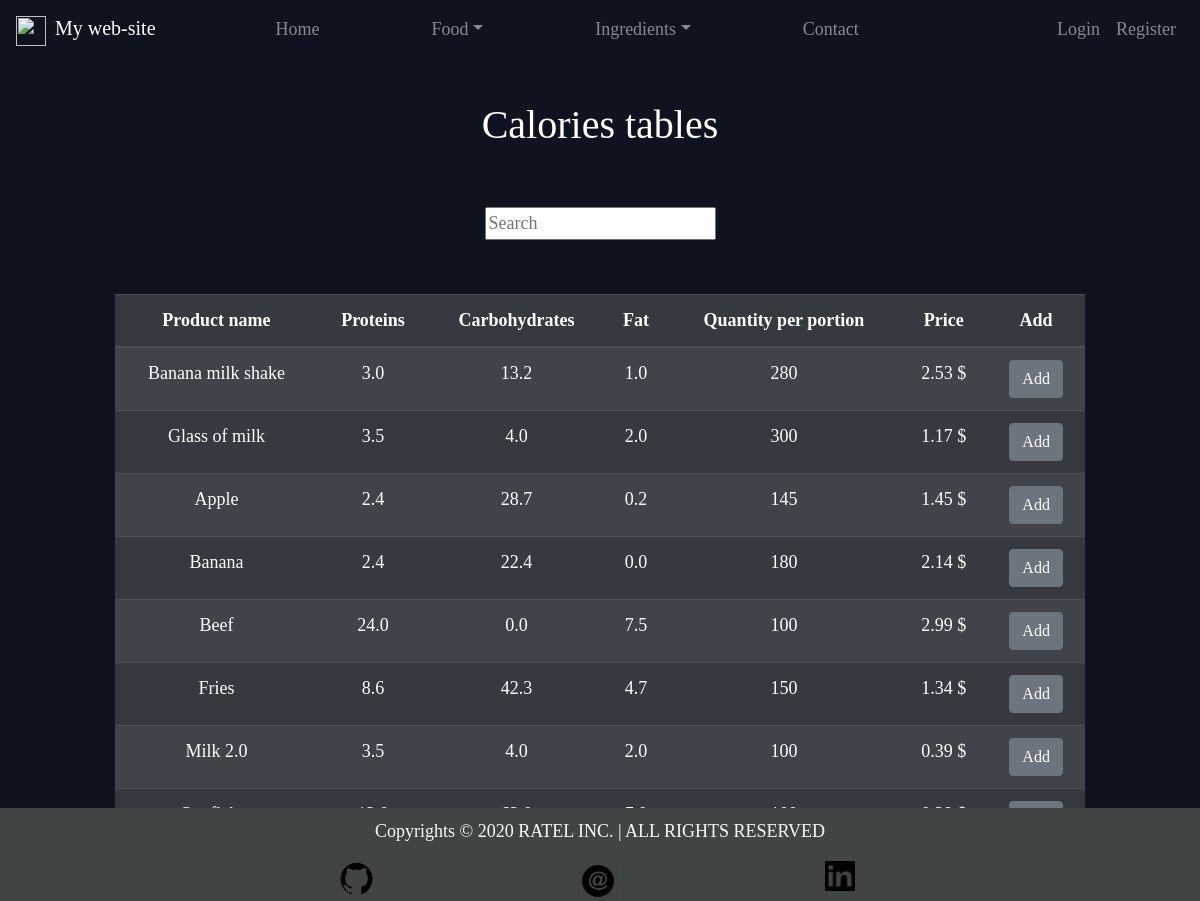
/food/prod_table/, run on the app's committed database.
### Food/models.py (models this page shows, shortened)
class Product(models.Model):
	name = models.CharField(max_length=50)
	ingredient = models.ManyToManyField(Ingredient, through="ReceipeIngredient")
	ingredinet_based = models.BooleanField(default=False)
	recipe = models.CharField(max_length=500, blank=True)
	@property
	def total_weight(self):
		product = Product.objects.get(pk=self.pk)
		result = sum([
				ReceipeIngredient.objects.get(ingredient=i, product=product).weight for i in product.ingredient.all()
			])
		return int(result)
	@property
	def total_protein(self):
		product = Product.objects.get(pk=self.pk)
		result = 0
		for i in product.ingredient.all():
			result += i.protein #* ReceipeIngredient.objects.get(ingredient=i, product=product).weight / 100
		return round(result/product.ingredient.count(),1)
	@property
	def total_carbohydrates(self):
		product = Product.objects.get(pk=self.pk)
		result = 0
		for i in product.ingredient.all():
			result += i.carbohydrates #* ReceipeIngredient.objects.get(ingredient=i, product=product).weight / 100
		return round(result/product.ingredient.count(),1)
	@property
	def total_fat(self):
		product = Product.objects.get(pk=self.pk)
		result = 0
		for i in product.ingredient.all():
			result += i.fat #* ReceipeIngredient.objects.get(ingredient=i, product=product).weight / 100
		return round(result/product.ingredient.count(),1)
	@property
	def total_price(self):
		product = Product.objects.get(pk=self.pk)
		result = 0
		for i in product.ingredient.all():
			result += i.price * ReceipeIngredient.objects.get(ingredient=i, product=product).weight / 100
		return round(result,2)
	class Meta:
		ordering = ["name"]

class Ingredient(models.Model):
	name = models.CharField(max_length=50, unique=True)
	protein = models.FloatField()
	carbohydrates = models.FloatField()
	fat = models.FloatField()
	quantity_per_portion = models.IntegerField(blank=True)
	price = models.DecimalField(max_digits=100, decimal_places=2, blank=True)
	food_type = models.CharField(max_length=2, choices=FOOD_TYPE_CHOICES, blank=True)
	class Meta:
		ordering = ["id"]

class ReceipeIngredient(models.Model):
	ingredient = models.ForeignKey(Ingredient, on_delete=models.CASCADE)
	product = models.ForeignKey(Product, on_delete=models.CASCADE)
	weight = models.IntegerField(null=True, blank=True)
	class Meta:
		ordering = ["id"]
		verbose_name_plural = "Receipe Ingredients"

### Food/views.py (the view)
# urls.py: path("prod_table/", ProductsTableView.as_view(), name="prod_table"),
class ProductsTableView(ListView, SuccessMessageMixin):
	template_name = "Food/product_list.html"
	model = Product
	context_object_name = "products"
	paginate_by = 10

### Templates/Food/product_list.html (shortened to what this page needs)
{% extends 'main.html' %}
{% block content %}
	<h1 id="title">Calories tables </h1>
	<form action="{% url 'food:search_results' %}" method="get">
		<input name="word" type="text" placeholder="Search">
	</form>
	<br><br>
	<table class="table table-striped table-dark">
		<thead>
			<tr>
				<th scope="col">Product name</th>
				<th scope="col">Proteins</th>
				<th scope="col">Carbohydrates</th>
				<th scope="col">Fat</th>
				<th scope="col">Quantity per portion</th>
				<th scope="col">Price</th>
				<th scope="col">Add</th>
			</tr>
		</thead>
		<tbody>
			{% for item in products %}
				<tr>
					<td>
						<a class="hyperlink-off" href="{% url 'food:prod_detail' item.pk %}">
							{{ item.name|capfirst }}
						</a>
					</td>
					<td>{{item.total_protein}}</td>
					<td>{{item.total_carbohydrates}}</td>
					<td>{{item.total_fat}}</td>
					<td>{{item.total_weight}}</td>
					<td>{{item.total_price}} $</td>
					<td>
						<button type="button" class="btn btn-secondary">
							<a class="hyperlink-off" href="{% url 'profile:add_to_diet' item.pk %}">Add</a>
						</button>
					</td>
				</tr>
			{% endfor %}
		</tbody>
	</table>
{% endblock %}

### files/style.css (style rules this page uses)
body { background-color: #0f121f; font-family: Ubuntu; color: #fff; font-size:large; text-align: center; }
#title { padding-bottom: 50px; }
.hyperlink-off, .hyperlink-off:hover { text-decoration: none; font-family: Ubuntu; color: #fff; }

### data on the page
Product: name "Banana milk shake", total_protein "3.0", total_carbohydrates "13.2", total_fat "1.0", total_weight "280", total_price "2.53"
Product: name "Glass of milk", total_protein "3.5", total_carbohydrates "4.0", total_fat "2.0", total_weight "300", total_price "1.17"
Product: name "Apple", total_protein "2.4", total_carbohydrates "28.7", total_fat "0.2", total_weight "145", total_price "1.45"
Product: name "Banana", total_protein "2.4", total_carbohydrates "22.4", total_fat "0.0", total_weight "180", total_price "2.14"
Product: name "Beef", total_protein "24.0", total_carbohydrates "0.0", total_fat "7.5", total_weight "100", total_price "2.99"
Product: name "Fries", total_protein "8.6", total_carbohydrates "42.3", total_fat "4.7", total_weight "150", total_price "1.34"
Product: name "Milk 2.0", total_protein "3.5", total_carbohydrates "4.0", total_fat "2.0", total_weight "100", total_price "0.39"
